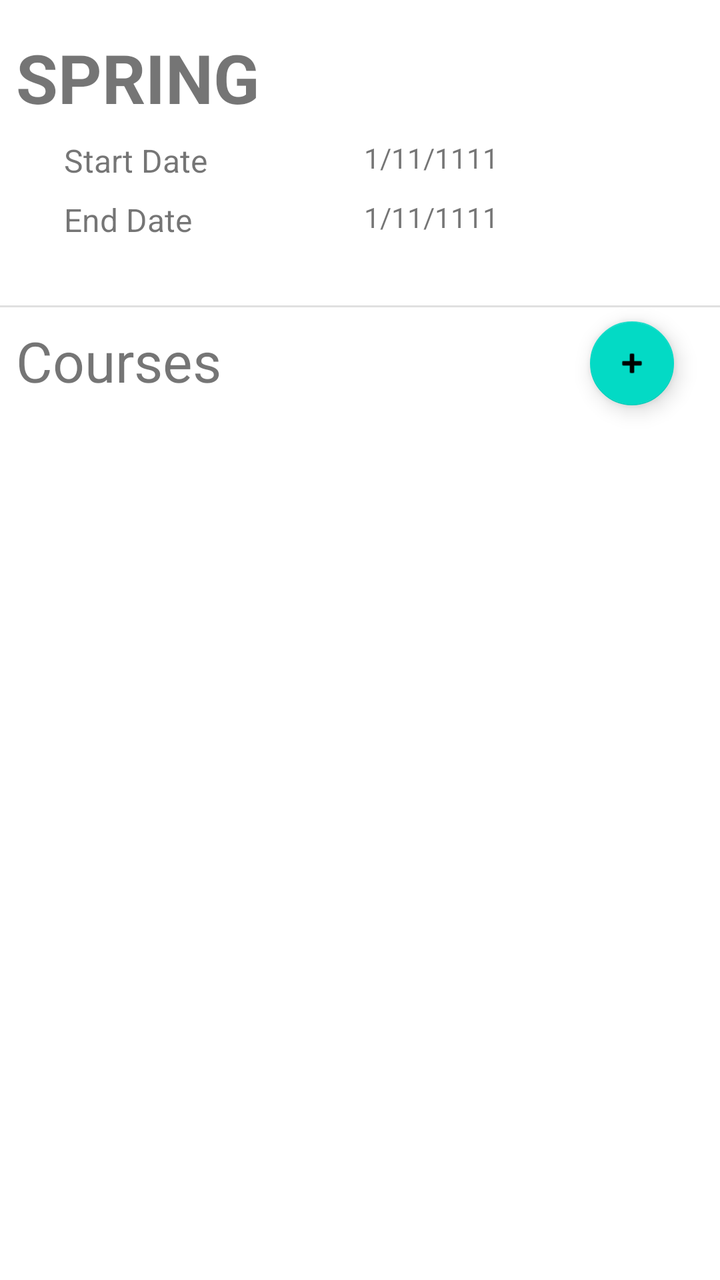
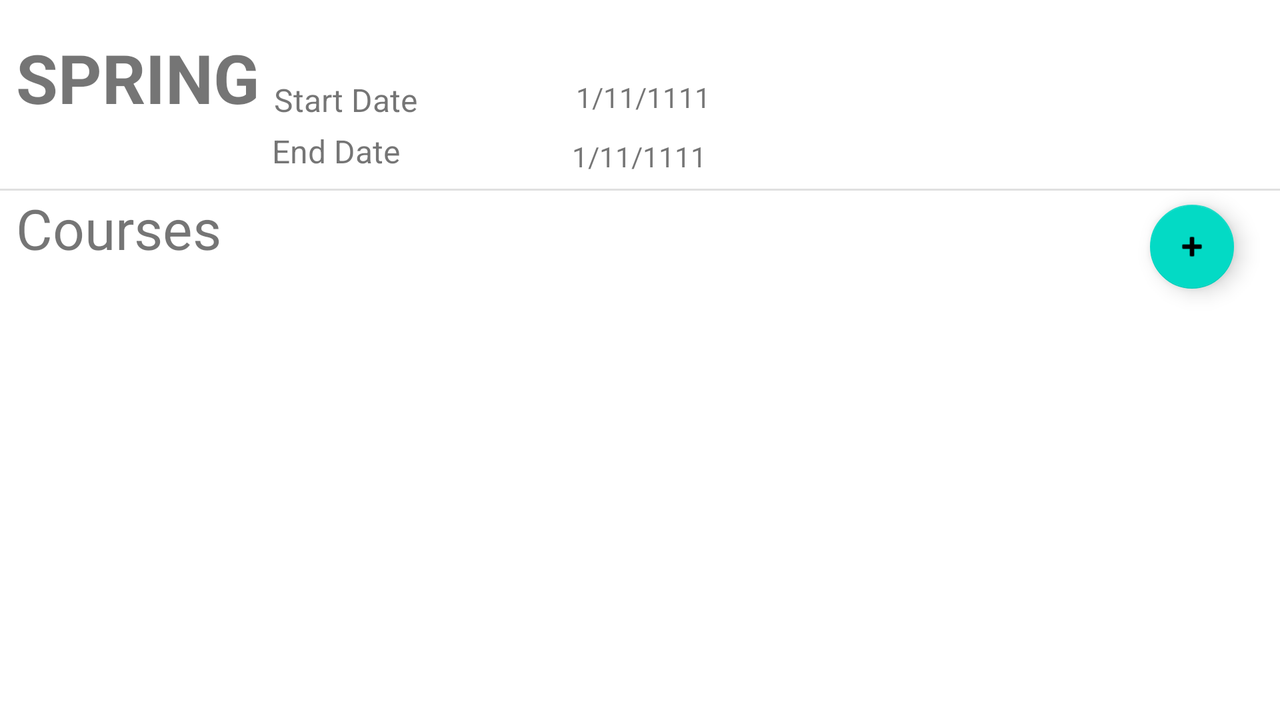

One screen, two layout resources from the same app: the default and the repository's alternative for another configuration. Each is rendered where Android would select it; the XML of both is given below.
<!-- AndroidManifest.xml: application theme Theme.C196TermTracker -->
<!-- res/layout/activity_term_details.xml -->
<?xml version="1.0" encoding="utf-8"?>
<androidx.constraintlayout.widget.ConstraintLayout xmlns:android="http://schemas.android.com/apk/res/android"
    xmlns:app="http://schemas.android.com/apk/res-auto"
    xmlns:tools="http://schemas.android.com/tools"
    android:layout_width="match_parent"
    android:layout_height="match_parent"
    tools:context=".UI.TermDetails">

    <TextView
        android:id="@+id/tv_termName"
        android:layout_width="wrap_content"
        android:layout_height="wrap_content"
        android:layout_marginStart="8dp"
        android:layout_marginTop="16dp"
        android:text="Spring"
        android:textAllCaps="true"
        android:textSize="34sp"
        android:textStyle="bold"
        app:layout_constraintStart_toStartOf="parent"
        app:layout_constraintTop_toTopOf="parent" />

    <TextView
        android:id="@+id/textView"
        android:layout_width="wrap_content"
        android:layout_height="wrap_content"
        android:layout_marginStart="32dp"
        android:layout_marginTop="8dp"
        android:text="Start Date"
        android:textSize="16sp"
        app:layout_constraintStart_toStartOf="parent"
        app:layout_constraintTop_toBottomOf="@+id/tv_termName" />

    <TextView
        android:id="@+id/textView8"
        android:layout_width="wrap_content"
        android:layout_height="wrap_content"
        android:layout_marginStart="32dp"
        android:layout_marginTop="8dp"
        android:text="End Date"
        android:textSize="16sp"
        app:layout_constraintStart_toStartOf="parent"
        app:layout_constraintTop_toBottomOf="@+id/textView" />

    <TextView
        android:id="@+id/tv_termStart"
        android:layout_width="wrap_content"
        android:layout_height="wrap_content"
        android:layout_marginStart="150dp"
        android:layout_marginTop="8dp"
        android:text="1/11/1111"
        app:layout_constraintStart_toStartOf="@+id/textView"
        app:layout_constraintTop_toBottomOf="@+id/tv_termName" />

    <TextView
        android:id="@+id/tv_endDate"
        android:layout_width="wrap_content"
        android:layout_height="wrap_content"
        android:layout_marginStart="150dp"
        android:layout_marginTop="8dp"
        android:text="1/11/1111"
        app:layout_constraintStart_toStartOf="@+id/textView8"
        app:layout_constraintTop_toBottomOf="@+id/textView" />

    <TextView
        android:id="@+id/textView10"
        android:layout_width="wrap_content"
        android:layout_height="wrap_content"
        android:layout_marginStart="8dp"
        android:layout_marginTop="8dp"
        android:capitalize="words"
        android:text="Courses"
        android:textSize="28dp"
        app:layout_constraintStart_toStartOf="parent"
        app:layout_constraintTop_toBottomOf="@+id/divider2" />

    <View
        android:id="@+id/divider2"
        android:layout_width="391dp"
        android:layout_height="1dp"
        android:layout_marginTop="32dp"
        android:background="?android:attr/listDivider"
        app:layout_constraintEnd_toEndOf="parent"
        app:layout_constraintHorizontal_bias="0.5"
        app:layout_constraintStart_toStartOf="parent"
        app:layout_constraintTop_toBottomOf="@+id/textView8" />

    <androidx.recyclerview.widget.RecyclerView
        android:id="@+id/courseRecycler"
        android:layout_width="0dp"
        android:layout_height="0dp"
        android:layout_marginEnd="16dp"
        android:layout_marginStart="16dp"
        app:layout_constraintBottom_toBottomOf="parent"
        app:layout_constraintEnd_toEndOf="parent"
        app:layout_constraintStart_toStartOf="parent"
        app:layout_constraintTop_toBottomOf="@+id/textView10" />

    <com.google.android.material.floatingactionbutton.FloatingActionButton
        android:id="@+id/addCourseButton"
        android:layout_width="wrap_content"
        android:layout_height="wrap_content"
        android:layout_marginEnd="16dp"
        android:clickable="true"
        android:onClick="addCourseClick"
        android:scaleX=".75"
        android:scaleY=".75"
        app:layout_constraintEnd_toEndOf="parent"
        app:layout_constraintTop_toBottomOf="@+id/divider2"
        app:srcCompat="@android:drawable/ic_input_add" />

</androidx.constraintlayout.widget.ConstraintLayout>
<!-- resources referenced by this layout -->
<resources>
  <style name="Theme.C196TermTracker" parent="Theme.MaterialComponents.DayNight.DarkActionBar">
          
          <item name="colorPrimary">@color/purple_500</item>
          <item name="colorPrimaryVariant">@color/purple_700</item>
          <item name="colorOnPrimary">@color/white</item>
          
          <item name="colorSecondary">@color/teal_200</item>
          <item name="colorSecondaryVariant">@color/teal_700</item>
          <item name="colorOnSecondary">@color/black</item>
          
          <item name="android:statusBarColor" tools:targetApi="l">?attr/colorPrimaryVariant</item>
          
      </style>
</resources>
<!-- res/layout-land/activity_term_details.xml (the repository's variant of the layout above) -->
<!-- drawn on the phone turned sideways -->
<?xml version="1.0" encoding="utf-8"?>
<androidx.constraintlayout.widget.ConstraintLayout xmlns:android="http://schemas.android.com/apk/res/android"
    xmlns:app="http://schemas.android.com/apk/res-auto"
    xmlns:tools="http://schemas.android.com/tools"
    android:layout_width="match_parent"
    android:layout_height="match_parent"
    tools:context=".UI.TermDetails">

    <TextView
        android:id="@+id/tv_termName"
        android:layout_width="wrap_content"
        android:layout_height="wrap_content"
        android:layout_marginStart="8dp"
        android:layout_marginTop="16dp"
        android:text="Spring"
        android:textAllCaps="true"
        android:textSize="34sp"
        android:textStyle="bold"
        app:layout_constraintStart_toStartOf="parent"
        app:layout_constraintTop_toTopOf="parent" />

    <TextView
        android:id="@+id/textView"
        android:layout_width="wrap_content"
        android:layout_height="wrap_content"
        android:layout_marginStart="7dp"
        android:layout_marginTop="39dp"
        android:text="Start Date"
        android:textSize="16sp"
        app:layout_constraintStart_toEndOf="@+id/tv_termName"
        app:layout_constraintTop_toTopOf="parent" />

    <TextView
        android:id="@+id/tv_termStart"
        android:layout_width="wrap_content"
        android:layout_height="wrap_content"
        android:layout_marginStart="79dp"
        android:layout_marginTop="39dp"
        android:text="1/11/1111"
        app:layout_constraintStart_toEndOf="@+id/textView"
        app:layout_constraintTop_toTopOf="parent" />

    <TextView
        android:id="@+id/textView8"
        android:layout_width="wrap_content"
        android:layout_height="wrap_content"
        android:layout_marginStart="136dp"
        android:layout_marginTop="4dp"
        android:text="End Date"
        android:textSize="16sp"
        app:layout_constraintStart_toStartOf="parent"
        app:layout_constraintTop_toBottomOf="@+id/textView" />

    <TextView
        android:id="@+id/tv_endDate"
        android:layout_width="wrap_content"
        android:layout_height="wrap_content"
        android:layout_marginStart="150dp"
        android:layout_marginTop="8dp"
        android:text="1/11/1111"
        app:layout_constraintStart_toStartOf="@+id/textView8"
        app:layout_constraintTop_toBottomOf="@+id/textView" />

    <TextView
        android:id="@+id/textView10"
        android:layout_width="wrap_content"
        android:layout_height="wrap_content"
        android:layout_marginStart="8dp"
        android:capitalize="words"
        android:text="Courses"
        android:textSize="28dp"
        app:layout_constraintStart_toStartOf="parent"
        app:layout_constraintTop_toBottomOf="@+id/divider2" />

    <View
        android:id="@+id/divider2"
        android:layout_width="0dp"
        android:layout_height="1dp"
        android:layout_marginTop="8dp"
        android:background="?android:attr/listDivider"
        app:layout_constraintEnd_toEndOf="parent"
        app:layout_constraintHorizontal_bias="0.5"
        app:layout_constraintStart_toStartOf="parent"
        app:layout_constraintTop_toBottomOf="@+id/textView8" />

    <androidx.recyclerview.widget.RecyclerView
        android:id="@+id/courseRecycler"
        android:layout_width="0dp"
        android:layout_height="0dp"
        android:layout_marginEnd="16dp"
        android:layout_marginStart="16dp"
        app:layout_constraintBottom_toBottomOf="parent"
        app:layout_constraintEnd_toEndOf="parent"
        app:layout_constraintStart_toStartOf="parent"
        app:layout_constraintTop_toBottomOf="@+id/textView10" />

    <com.google.android.material.floatingactionbutton.FloatingActionButton
        android:id="@+id/addCourseButton"
        android:layout_width="wrap_content"
        android:layout_height="wrap_content"
        android:layout_marginEnd="16dp"
        android:clickable="true"
        android:onClick="addCourseClick"
        android:scaleX=".75"
        android:scaleY=".75"
        app:layout_constraintEnd_toEndOf="parent"
        app:layout_constraintTop_toBottomOf="@+id/divider2"
        app:srcCompat="@android:drawable/ic_input_add" />

</androidx.constraintlayout.widget.ConstraintLayout>
